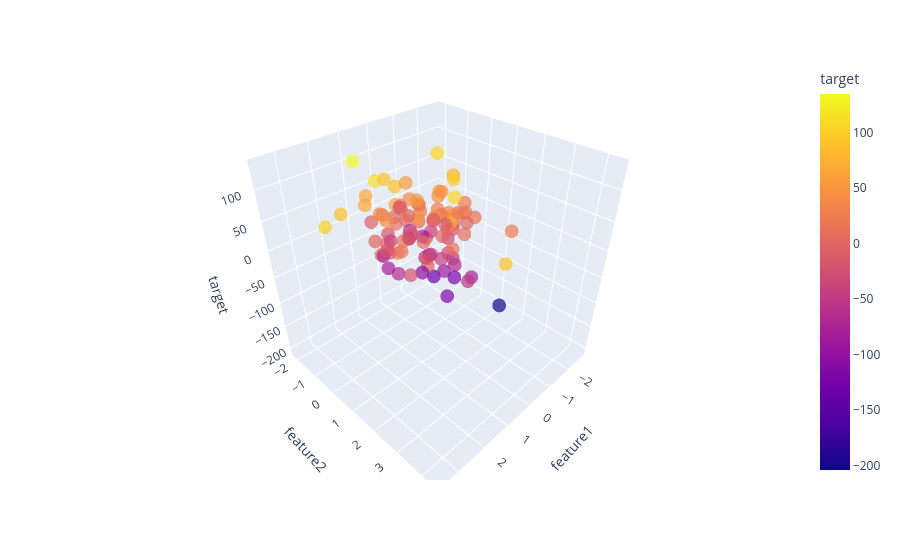

The code cell stored with this chart in its notebook:
### Code cell
fig = px.scatter_3d(df, x='feature1', y='feature2', z='target',
                    color='target',  # Color points based on the target value
                    opacity=0.7)    # Adjust marker transparency
fig.show()
